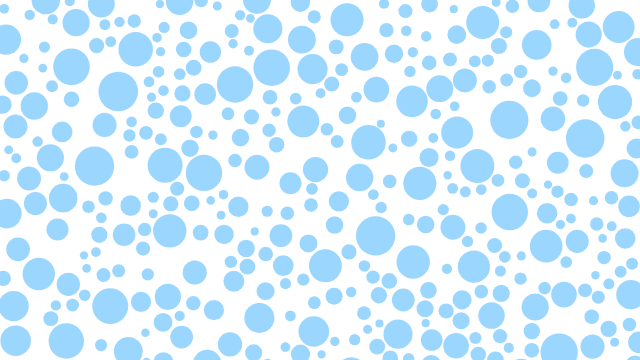
Frame 1 (no input)
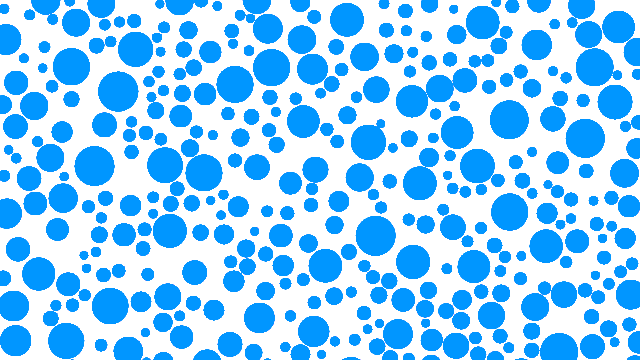
Frame 60 (no input)
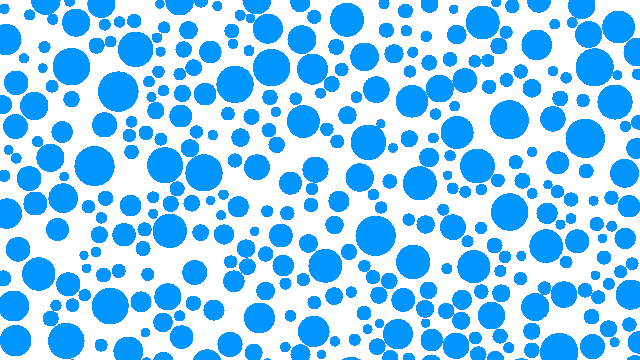
Frame 120 (the mouse pressed at the canvas centre since frame 60)

The p5.js sketch that drew these frames (run headless with seeded random() and noise() and a simulated clock; from frame 60 on, the mouse is pressed at the canvas centre):

// p5.js sketch
// ── sketch.js
var circles = [];

function setup() {
	createCanvas(640, 360);
	
	// protect from infinite loop
	var protection = 0;
  
	while (circles.length < 600) {
		var circle = {
			x: random(width),
			y: random(width),
			r: random(4, 20)
		};

		var overlapping = false;
		
		for (var j = 0; j < circles.length; j+=1) {
			var other = circles[j];
			var d = dist(circle.x, circle.y, other.x, other.y);
			if (d < circle.r + other.r + 1) {
				overlapping = true;
				break; 
			}
		}

		if (!overlapping) {
			circles.push(circle);
		}

		protection += 1;
		if (protection > 500000) {
			break;
		}
	}
}

function draw() {
	for ( var i = 0; i < circles.length; i+=1) {
		fill(0, 150, 255, 100);
		noStroke();
		ellipse(circles[i].x, circles[i].y, circles[i].r * 2, circles[i].r * 2);
	} 
}
